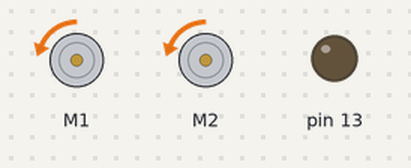
Recording of a sketch running on a simulated Arduino Uno, built with avr-gcc and run on an emulated ATmega328P. Shown: 2 × DC motor (green arrow = forward, orange = backward, longer = faster), output pins drawn as LEDs (lit = HIGH). What the sketch prints to the serial monitor is not drawn.

Above: at 2.16 s.
At 12.6 s:
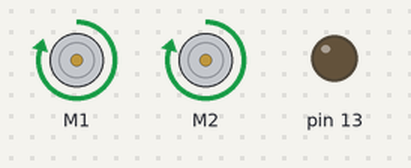
At 22.1 s:
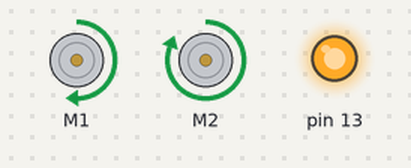
At 29.5 s:
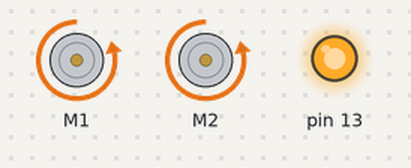
At 36.9 s:
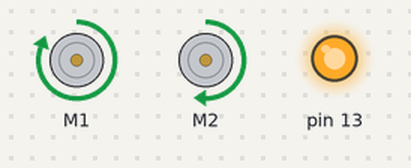
Timing chart, 0 to 42.0 s (numbered marks = the images above):
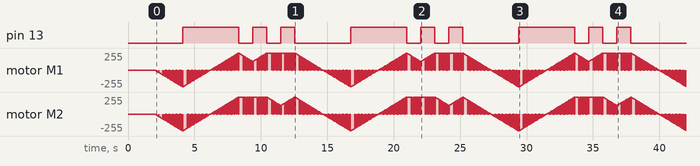

Measured:
- by itself, pin 13: repeats every 12.6 s: 2 × (LOW 1.1 s, HIGH 1.1 s), LOW 4.2 s, HIGH 4.2 s

The sketch:

TipsyTheRobot.ino
```cpp
#include <Wire.h>
#include <Adafruit_MotorShield.h>
#include "utility/Adafruit_PWMServoDriver.h"
#include "Car.h"

enum InputAction
{
	Forward,
	Reverse,
	WideLeft,
	WideRight,
	UeeeLeft,
	UeeeRight,
	Stop
};

// Create the motor shield object with the default I2C address
Adafruit_MotorShield AFMS = Adafruit_MotorShield();
// Or, create it with a different I2C address (say for stacking)
// Adafruit_MotorShield AFMS = Adafruit_MotorShield(0x61);

// Select which 'port' M1, M2, M3 or M4. In this case, M1
Adafruit_DCMotor *myMotor = AFMS.getMotor(1);
// You can also make another motor on port M2
Adafruit_DCMotor *myOtherMotor = AFMS.getMotor(2);

Car *tipsy = new Car(myMotor, myOtherMotor);

void setup() {
  Serial.begin(9600);           // set up Serial library at 9600 bps
  Serial.println("Adafruit Motorshield v2 - DC Motor test!");

  AFMS.begin();  // create with the default frequency 1.6KHz
  //AFMS.begin(1000);  // OR with a different frequency, say 1KHz

  tipsy->Start();

  pinMode(13, OUTPUT);

  delay(2000);
}

uint8_t inputs[6] = { Forward, Reverse, Forward, WideLeft, Forward,WideRight };
uint8_t commandNumber = 0;
uint16_t loopTimer = 0;
void loop() {

	if (!tipsy->Accelerating())
	{
		//hard code the inputs for now...
		commandNumber++;
		if (commandNumber > 5)
		{
			commandNumber = 0;
		}

		//collect inputs
		InputAction a = (InputAction)inputs[commandNumber];

		//blink our led so we know what's going on
		if (commandNumber % 2 == 0)
		{
			digitalWrite(13, HIGH);
		}
		else
		{
			digitalWrite(13, LOW);
		}

		//tell car what to do based on inputs
		switch (a)
		{
		case Forward:
			tipsy->DriveForward();
			break;
		case Reverse:
			tipsy->DriveBackward();
			break;
		case WideLeft:
			tipsy->WideLeft();
			break;
		case WideRight:
			tipsy->WideRight();
			break;
		case UeeeLeft:
			tipsy->UeeeLeft();
			break;
		case UeeeRight:
			tipsy->UeeeRight();
			break;
		case Stop:
			tipsy->Stop();
			break;
		default:
			break;
		}
	}

	//tell car to run
	tipsy->Run();

	tipsy->Wait();

}
```

Car.cpp
```cpp
#include "Car.h"


#define PEAK_DRIVE_SPEED 255
#define DRIVE_DELAY 8


Adafruit_DCMotor *_leftMotor;
Adafruit_DCMotor *_rightMotor;
uint8_t i;
uint8_t _leftSpeed = 0;
uint8_t _rightSpeed = 0;

uint8_t _rightTargetSpeed = 0;
uint8_t _leftTargetSpeed = 0;

uint8_t _leftDirection = FORWARD;
uint8_t _rightDirection = FORWARD;

uint8_t _leftTargetDirection = FORWARD;
uint8_t _rightTargetDirection = FORWARD;

Car::Car(Adafruit_DCMotor *left, Adafruit_DCMotor *right)
{
	_leftMotor = left;
	_rightMotor = right;
}

void Car::Start()
{
	// Set the speed to start, from 0 (off) to 255 (max speed)
	_leftMotor->setSpeed(_leftSpeed);
	_leftMotor->run(FORWARD);
	// turn on motor
	_leftMotor->run(RELEASE);

	// Set the speed to start, from 0 (off) to 255 (max speed)
	_rightMotor->setSpeed(_rightSpeed);
	_rightMotor->run(FORWARD);
	// turn on motor
	_rightMotor->run(RELEASE);
}

void Car::UeeeLeft()
{
	_leftTargetDirection = BACKWARD;
	_rightTargetDirection = FORWARD;
	_rightTargetSpeed = PEAK_DRIVE_SPEED;
	_leftTargetSpeed = PEAK_DRIVE_SPEED;
}
void Car::UeeeRight()
{
	_leftTargetDirection = FORWARD;
	_rightTargetDirection = BACKWARD;
	_rightTargetSpeed = PEAK_DRIVE_SPEED;
	_leftTargetSpeed = PEAK_DRIVE_SPEED;
}
void Car::DriveForward()
{
	_leftTargetDirection = FORWARD;
	_rightTargetDirection = FORWARD;
	_rightTargetSpeed = PEAK_DRIVE_SPEED;
	_leftTargetSpeed = PEAK_DRIVE_SPEED;
}
void Car::DriveBackward()
{
	_leftTargetDirection = BACKWARD;
	_rightTargetDirection = BACKWARD;
	_rightTargetSpeed = PEAK_DRIVE_SPEED;
	_leftTargetSpeed = PEAK_DRIVE_SPEED;
}
void Car::WideLeft()
{
	_leftTargetDirection = FORWARD;
	_rightTargetDirection = FORWARD;
	_rightTargetSpeed = PEAK_DRIVE_SPEED;
	_leftTargetSpeed = PEAK_DRIVE_SPEED / 2;
}
void Car::WideRight()
{
	_leftTargetDirection = FORWARD;
	_rightTargetDirection = FORWARD;
	_rightTargetSpeed = PEAK_DRIVE_SPEED / 2;
	_leftTargetSpeed = PEAK_DRIVE_SPEED;
}

void Car::Stop()
{
	_leftTargetDirection = FORWARD;
	_rightTargetDirection = FORWARD;
	_rightTargetSpeed = 0;
	_leftTargetSpeed = 0;
}

void Car::Run()
{
	//check targets, if running the opposite direction slow it down
	if (_leftDirection != _leftTargetDirection)
	{
		if (_leftSpeed > 0)
		{
			_leftSpeed--;
		}

		if (_leftSpeed == 0)
		{
			_leftDirection = _leftTargetDirection;
		}
	}
	else if (_leftSpeed < _leftTargetSpeed)
	{
		_leftSpeed++;
	}
	else if (_leftSpeed > _leftTargetSpeed)
	{
		_leftSpeed--;
	}

	if (_rightTargetDirection != _rightDirection)
	{
		if (_rightSpeed > 0)
		{
			_rightSpeed--;
		}

		if (_rightSpeed == 0)
		{
			_rightDirection = _rightTargetDirection;
		}
	}
	else if (_rightSpeed < _rightTargetSpeed)
	{
		_rightSpeed++;
	}
	else if (_rightSpeed > _rightTargetSpeed)
	{
		_rightSpeed--;
	}

	//accelerate
	_leftMotor->run(_leftDirection);
	_rightMotor->run(_rightDirection);
	_leftMotor->setSpeed(_leftSpeed);
	_rightMotor->setSpeed(_rightSpeed);

	delay(DRIVE_DELAY);
}

bool Car::Accelerating()
{
	return !(_leftSpeed == _leftTargetSpeed &&
			_rightSpeed == _rightTargetSpeed &&
			_leftDirection == _leftTargetDirection &&
			_rightDirection == _rightTargetDirection);
}

void Car::Wait()
{
	_rightMotor->run(RELEASE);
	_leftMotor->run(RELEASE);
}

Car::~Car()
{
}
```

Car.h
```cpp
#pragma once

#include <Adafruit_MotorShield.h>

class Car
{
public:
	Car(Adafruit_DCMotor *left, Adafruit_DCMotor *right);
	void Start();
	void DriveForward();
	void DriveBackward();
	void WideRight();
	void WideLeft();
	void UeeeRight();
	void UeeeLeft();
	void Stop();
	void Run();
	void Wait();
	bool Accelerating();
	~Car();
};
```
